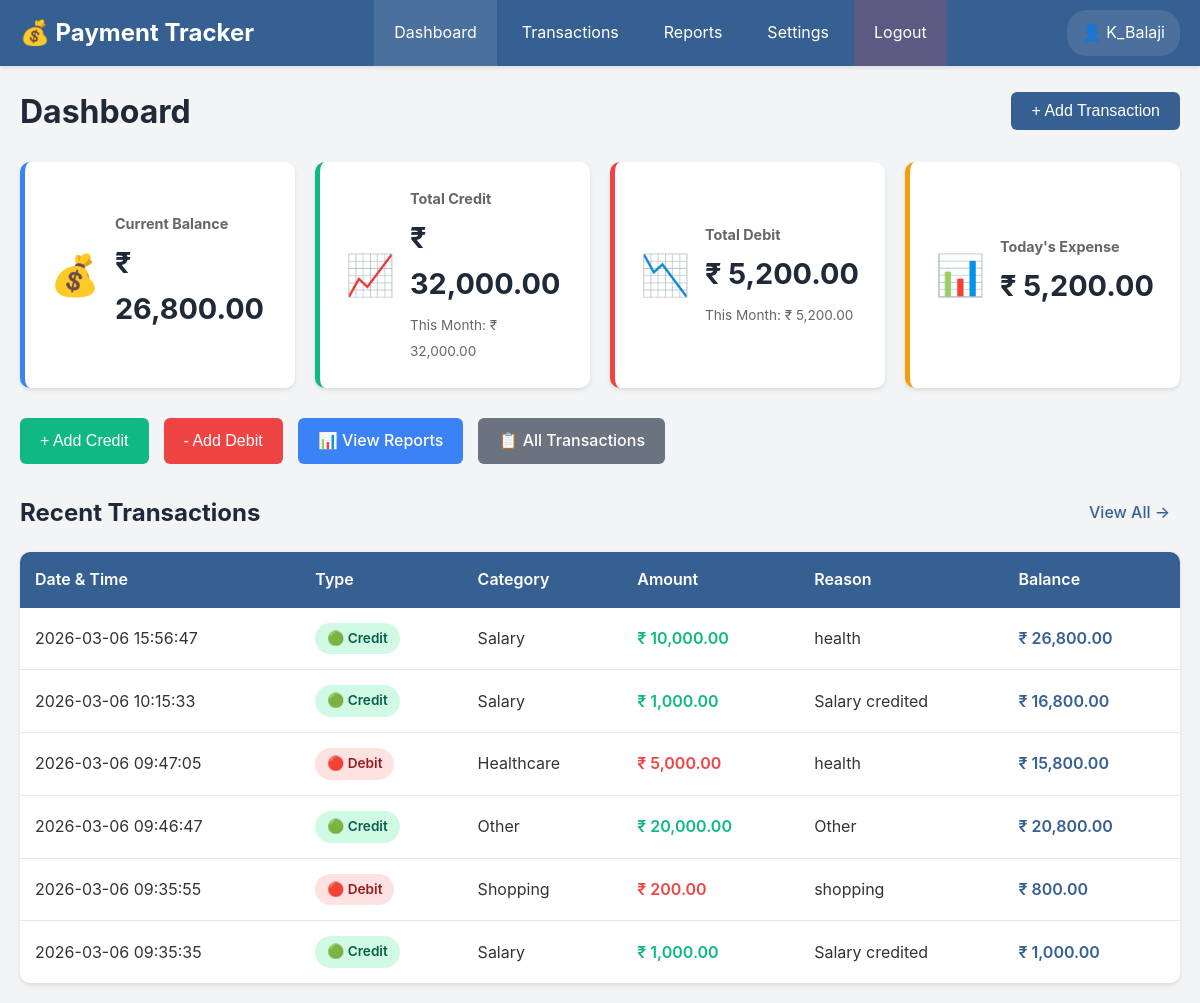
The page /dashboard (signed in) on the database as committed earlier.
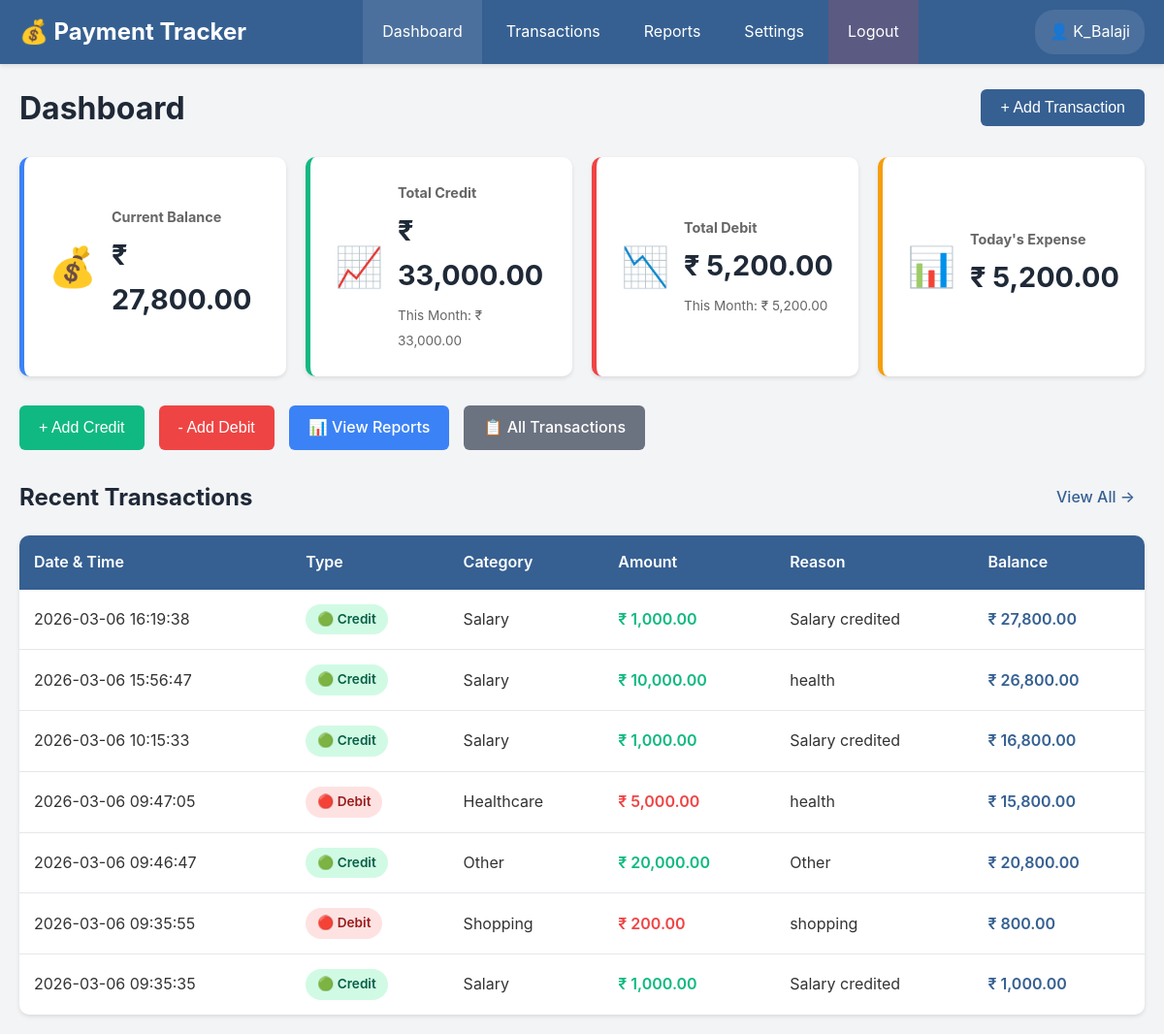
The same page on the database as committed later.
### tables this page shows
CREATE TABLE transactions (
            id INTEGER PRIMARY KEY AUTOINCREMENT,
            user_id INTEGER NOT NULL,
            type TEXT NOT NULL CHECK(type IN ('credit', 'debit')),
            amount REAL NOT NULL CHECK(amount > 0),
            category TEXT NOT NULL,
            reason TEXT,
            transaction_date DATETIME DEFAULT CURRENT_TIMESTAMP,
            balance_after REAL NOT NULL,
            FOREIGN KEY (user_id) REFERENCES users(id) ON DELETE CASCADE
        );

### app.py (the view)
@app.route('/dashboard')
@login_required
def dashboard():
    user_id = session['user_id']
    stats = get_summary_stats(user_id)
    recent_transactions = get_transactions(user_id, page=1, per_page=10)
    default_categories = ['Food', 'Travel', 'Shopping', 'Bills', 'Salary',
                         'Entertainment', 'Healthcare', 'Education', 'Other']
    user_categories = get_all_categories(user_id)
    all_categories = sorted(set(default_categories + user_categories))
    return render_template('dashboard.html',
                         stats=stats,
                         transactions=recent_transactions,
                         categories=all_categories,
                         currency=Config.CURRENCY_SYMBOL)

### app.py (called while the page is built)
def login_required(f):
    @wraps(f)
    def decorated_function(*args, **kwargs):
        if 'user_id' not in session:
            flash('Please login to access this page', 'warning')
            return redirect(url_for('login'))
        return f(*args, **kwargs)
    return decorated_function

### utils/db_helper.py (called while the page is built, shortened)
def get_db_connection():
    conn = sqlite3.connect(DATABASE_PATH)
    conn.row_factory = sqlite3.Row
    return conn

def get_user_balance(user_id: int) -> float:
    conn = get_db_connection()
    cursor = conn.cursor()
    cursor.execute('''
        SELECT COALESCE(SUM(amount), 0) FROM transactions
        WHERE user_id = ? AND type = 'credit'
    ''', (user_id,))
    credits = cursor.fetchone()[0]
    cursor.execute('''
        SELECT COALESCE(SUM(amount), 0) FROM transactions
        WHERE user_id = ? AND type = 'debit'
    ''', (user_id,))
    debits = cursor.fetchone()[0]
    conn.close()
    return credits - debits

def get_transactions(user_id: int, filters: Optional[Dict] = None,
                     page: int = 1, per_page: int = 20) -> List[Dict]:
    conn = get_db_connection()
    cursor = conn.cursor()
    query = 'SELECT * FROM transactions WHERE user_id = ?'
    params = [user_id]
    query += ' ORDER BY transaction_date DESC, id DESC'
    offset = (page - 1) * per_page
    query += f' LIMIT {per_page} OFFSET {offset}'
    cursor.execute(query, params)
    transactions = [dict(row) for row in cursor.fetchall()]
    conn.close()
    return transactions

def get_all_categories(user_id: int) -> List[str]:
    conn = get_db_connection()
    cursor = conn.cursor()
    cursor.execute('''
        SELECT DISTINCT category FROM transactions
        WHERE user_id = ?
        ORDER BY category
    ''', (user_id,))
    categories = [row['category'] for row in cursor.fetchall()]
    conn.close()
    return categories

### templates/dashboard.html (shortened to what this page needs)
{% extends "base.html" %}
{% block content %}
<div class="dashboard-container">
    <div class="dashboard-header">
        <h1>Dashboard</h1>
        <button class="btn btn-primary" onclick="openAddTransactionModal()">+ Add Transaction</button>
    </div>
    <div class="summary-cards">
        <div class="summary-card card-balance">
            <div class="card-icon">💰</div>
            <div class="card-content">
                <h3>Current Balance</h3>
                <p class="card-value">{{ currency }} {{ "{:,.2f}".format(stats.current_balance) }}</p>
            </div>
        </div>
        <div class="summary-card card-credit">
            <div class="card-icon">📈</div>
            <div class="card-content">
                <h3>Total Credit</h3>
                <p class="card-value">{{ currency }} {{ "{:,.2f}".format(stats.total_credit) }}</p>
                <small>This Month: {{ currency }} {{ "{:,.2f}".format(stats.month_credit) }}</small>
            </div>
        </div>
        <div class="summary-card card-debit">
            <div class="card-icon">📉</div>
            <div class="card-content">
                <h3>Total Debit</h3>
                <p class="card-value">{{ currency }} {{ "{:,.2f}".format(stats.total_debit) }}</p>
                <small>This Month: {{ currency }} {{ "{:,.2f}".format(stats.month_debit) }}</small>
            </div>
        </div>
        <div class="summary-card card-today">
            <div class="card-icon">📊</div>
            <div class="card-content">
                <h3>Today's Expense</h3>
                <p class="card-value">{{ currency }} {{ "{:,.2f}".format(stats.today_expense) }}</p>
            </div>
        </div>
    </div>
    <div class="quick-actions">
        <button class="btn btn-success" onclick="openAddTransactionModal('credit')">+ Add Credit</button>
        <button class="btn btn-danger" onclick="openAddTransactionModal('debit')">- Add Debit</button>
        <a href="{{ url_for('reports') }}" class="btn btn-info">📊 View Reports</a>
        <a href="{{ url_for('transactions_page') }}" class="btn btn-secondary">📋 All Transactions</a>
    </div>
    <div class="recent-transactions">
        <div class="section-header">
            <h2>Recent Transactions</h2>
            <a href="{{ url_for('transactions_page') }}" class="btn btn-link">View All →</a>
        </div>
        {% if transactions %}
        <div class="transaction-table-wrapper">
            <table class="transaction-table">
                <thead>
                    <tr>
                        <th>Date & Time</th>
                        <th>Type</th>
                        <th>Category</th>
                        <th>Amount</th>
                        <th>Reason</th>
                        <th>Balance</th>
                    </tr>
                </thead>
                <tbody>
                    {% for trans in transactions %}
                    <tr>
                        <td>{{ trans.transaction_date.split('.')[0] if '.' in trans.transaction_date else trans.transaction_date }}</td>
                        <td>
                            <span class="badge badge-{{ 'success' if trans.type == 'credit' else 'danger' }}">
                                {{ '🟢 Credit' if trans.type == 'credit' else '🔴 Debit' }}
                            </span>
                        </td>
                        <td>{{ trans.category }}</td>
                        <td class="amount-{{ trans.type }}">{{ currency }} {{ "{:,.2f}".format(trans.amount) }}</td>
                        <td class="reason-cell">{{ trans.reason or '-' }}</td>
                        <td class="balance-cell">{{ currency }} {{ "{:,.2f}".format(trans.balance_after) }}</td>
                    </tr>
                    {% endfor %}
                </tbody>
            </table>
        </div>
        {% else %}
        <div class="empty-state">
            <p>No transactions yet. Start by adding your first transaction!</p>
        </div>
        {% endif %}
    </div>
</div>
{% endblock %}

### templates/base.html (shortened to what this page needs)
<!DOCTYPE html>
<html lang="en">
<head>
    <link rel="stylesheet" href="{{ url_for('static', filename='css/style.css') }}">
    <link rel="stylesheet" href="{{ url_for('static', filename='css/responsive.css') }}">
</head>
<body>
    {% if session.user_id %}
    <nav class="navbar">
        <div class="nav-container">
            <div class="nav-brand">
                <h1>💰 Payment Tracker</h1>
            </div>
            <ul class="nav-menu" id="navMenu">
                <li><a href="{{ url_for('dashboard') }}" class="{% if request.endpoint == 'dashboard' %}active{% endif %}">Dashboard</a></li>
                <li><a href="{{ url_for('transactions_page') }}" class="{% if request.endpoint == 'transactions_page' %}active{% endif %}">Transactions</a></li>
                <li><a href="{{ url_for('reports') }}" class="{% if request.endpoint == 'reports' %}active{% endif %}">Reports</a></li>
                <li><a href="{{ url_for('settings') }}" class="{% if request.endpoint == 'settings' %}active{% endif %}">Settings</a></li>
                <li><a href="{{ url_for('logout') }}" class="logout-btn">Logout</a></li>
            </ul>
            <div class="nav-user">
                <span>👤 {{ session.username }}</span>
            </div>
        </div>
    </nav>
    {% endif %}
    <main class="main-content">
        {% block content %}{% endblock %}
    </main>
</body>
</html>

Rows that differ between the two databases and show on the page:
added transactions: type "🟢 Credit", currency "₹", amount "1,000.00", balance_after "27,800.00"
Other text that changed with them:
{{ "{:,.2f}".format(stats.current_balance) }}: "26,800.00" → "27,800.00"
{{ "{:,.2f}".format(stats.total_credit) }}: "32,000.00" → "33,000.00"
{{ "{:,.2f}".format(stats.month_credit) }}: "32,000.00" → "33,000.00"
